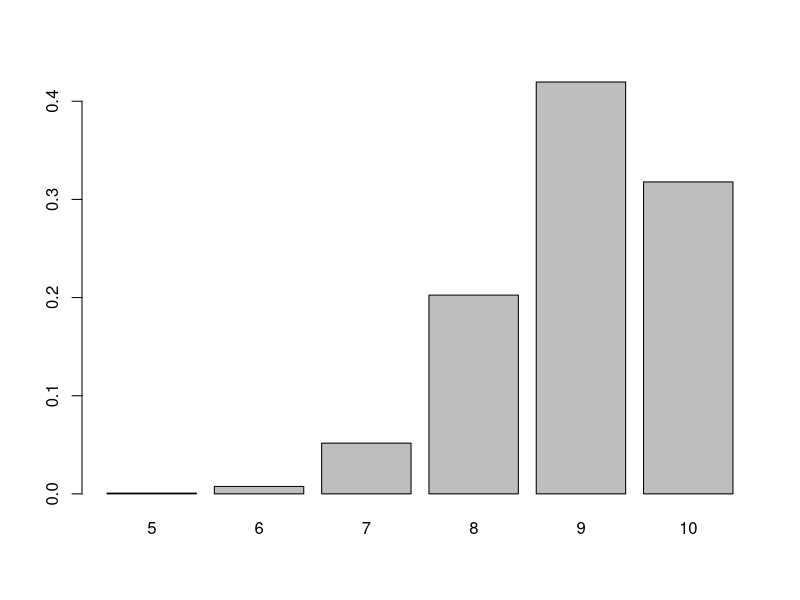
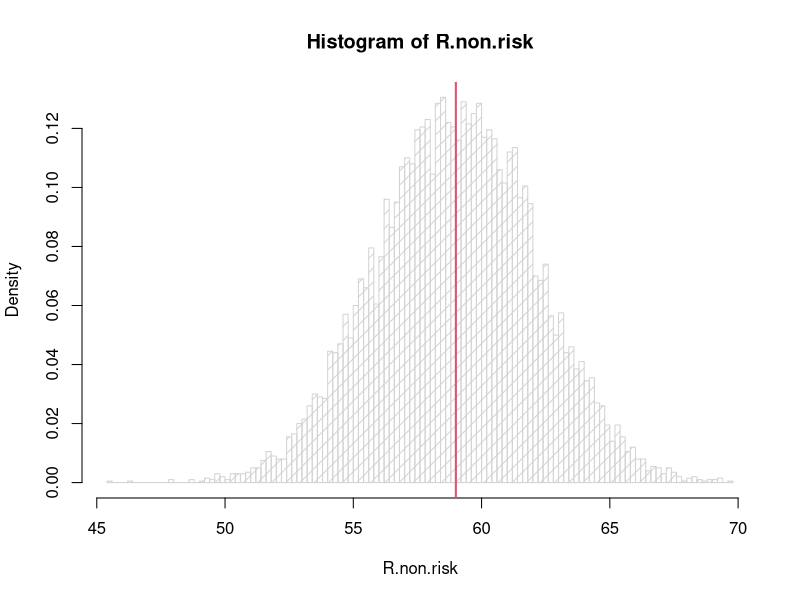
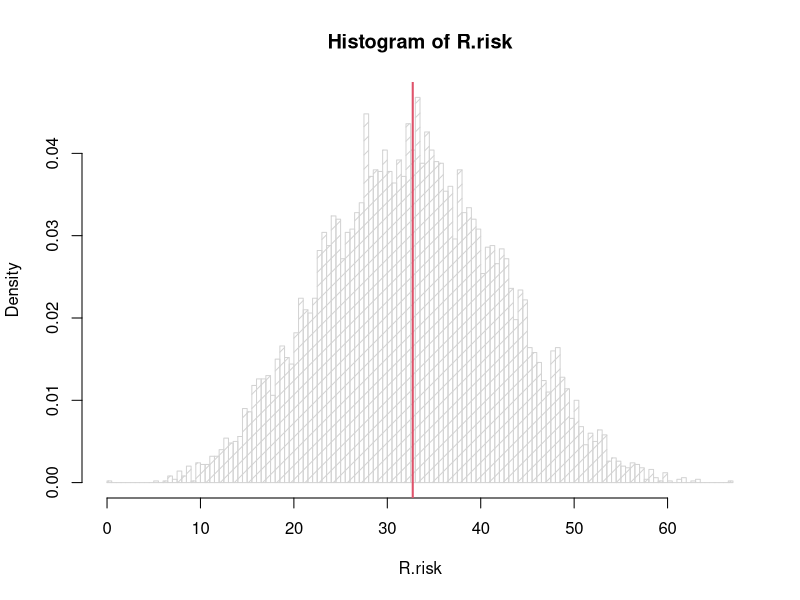
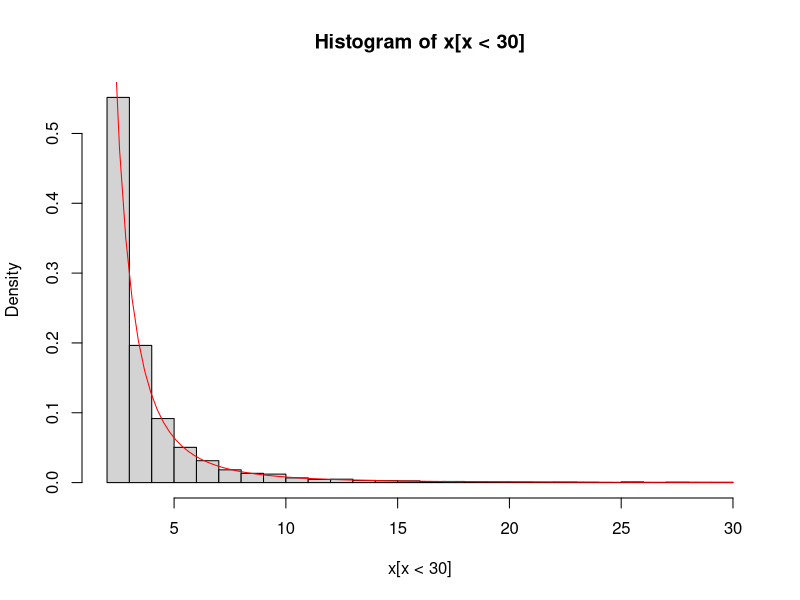
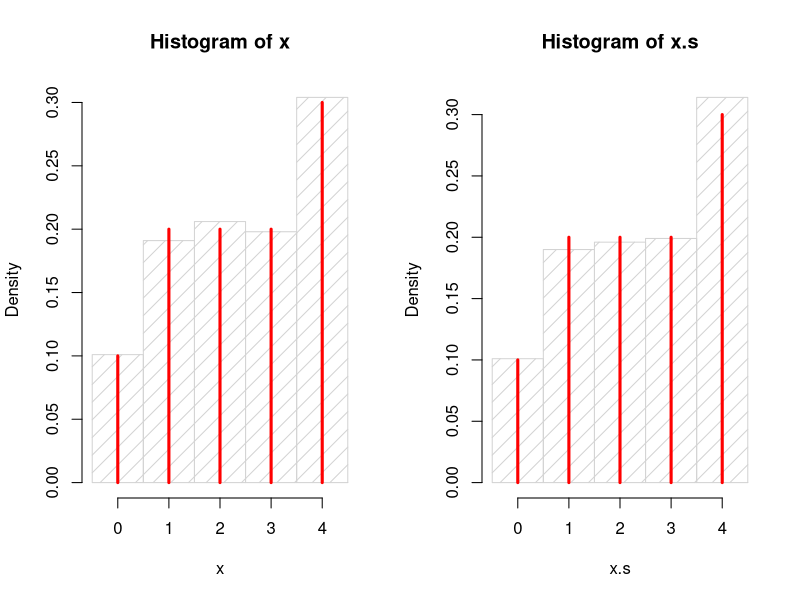
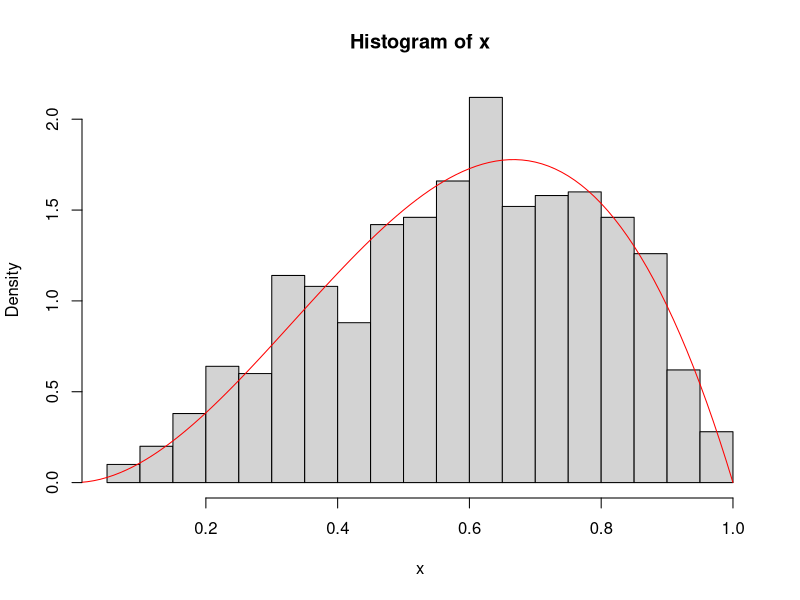

Reproduce these figures in R, in order.
# clear all variables
rm(list=ls())

################################################################
#### Problem set 3
################################################################

# (Solutions to the problems from the book are found at the end)



################################################################
### Problem 1

p <- c( .7, rep( 0.95, times=3), rep( 0.99, times=2), rep( 0.92, times=3), 0.7 )
Nsim <- 10000

# d/a)
I1 <- sample(0:1,size=Nsim,replace=TRUE,prob=c(1-p[1],p[1]))
I2 <- sample(0:1,size=Nsim,replace=TRUE,prob=c(1-p[2],p[2]))
sum(I1*I2)/Nsim # The fraction of cases when both have value 1

# d/b)
I1 <- sample(0:1,size=Nsim,replace=TRUE,prob=c(1-p[1],p[1]))
I2 <- sample(0:1,size=Nsim,replace=TRUE,prob=c(1-p[2],p[2]))
sum(pmax(I1,I2))/Nsim # The fraction of cases when at least one have value 1

# d/c)
I1 <- sample(0:1,size=Nsim,replace=TRUE,prob=c(1-p[1],p[1]))
I2 <- sample(0:1,size=Nsim,replace=TRUE,prob=c(1-p[2],p[2]))
I3 <- sample(0:1,size=Nsim,replace=TRUE,prob=c(1-p[3],p[3]))
I4 <- sample(0:1,size=Nsim,replace=TRUE,prob=c(1-p[4],p[4]))
sum(I1*I2*pmax(I3,I4))/Nsim

# d)
Imatrix <- matrix(nrow=Nsim,ncol=10)
for(i in 1:10)
  Imatrix[,i] <- sample(0:1,size=Nsim,replace=TRUE,prob=c(1-p[i],p[i]))
Nfunctioning <- rowSums(Imatrix) # Calculate number of working for each row
sum(Nfunctioning>=7)/Nsim # Probability for at least 7 working

barplot(table(Nfunctioning)/Nsim)


# Alternative code:

# Matrix of Nsim x 10 U[0,1]-values:
u.matrix <- matrix(runif(Nsim*10), ncol=10 )
functioning.matrix <- (u.matrix < matrix( rep(p,times=Nsim), byrow=T, ncol=10))
Nfunctioning2 <- rowSums(functioning.matrix)
sum(Nfunctioning2 >= 7)/Nsim




################################################################
### Problem 2

##  Function to simulate values from a general triangle distribution
## using the acceptance-rejection method:
rtriang <- function(Nsim, a, b, c){
  if(!(a<c & c<b))
     stop("Error, check a, b and c.")
  k <- 0 # counter for accepted
  x <- numeric(Nsim) # vector for accepted
  while(k<Nsim){
    u <- runif(1)
    y <- runif(1,min=a,max=b) # proposal distribution
    if(y<c){  #different pdf before and after c
      if(u<((y-a)/(c-a))){ # Then we accept
        k <- k+1
        x[k] <- y
      }
    }
    else{
      if(u<((b-y)/(b-c))){ # Then we accept
        k <- k+1
        x[k] <- y
      }
    }
  }
  return(x)
}


# a)
n <- 10000
x.tri <- rtriang(Nsim=n,a=2,b=10,c=6)
print("problem 3a")
print("conditionally on find, P(X>=8) is approximately")
print(sum(as.integer(x.tri>8.0))/n)
# now turn to unconditional probabilities
finds<- sample(x=c(0,1),size=n,prob=c(0.6,0.4),replace=T) # zero for no find, one for find
uncond.res <- finds*x.tri
print("unconditional P(X>=8) is approximately")
print(sum(as.integer(uncond.res>8.0))/n)


# b)
n <- 10000
x.1 <- rtriang( n, a=2, b=6, c=4 )
x.2 <- rtriang( n, a=3, b=11, c=7 )
x.3 <- rtriang( n, a=2, b=6, c=4 )
x.4 <- rtriang( n, a=1, b=9, c=5 )
x.5 <- rtriang( n, a=8, b=10, c=9 )
x.6 <- rtriang( n, a=5, b=9, c=7 )
x.7 <- rtriang( n, a=2, b=6, c=4 )
x.8 <- rtriang( n, a=3, b=5, c=4 )
x.9 <- rtriang( n, a=8, b=12, c=10 )
x.10 <- rtriang( n, a=3, b=7, c=5 )

# Resources assuming finding at all ten sites.
R.non.risk <- x.1+x.2+x.3+x.4+x.5+x.6+x.7+x.8+x.9+x.10
hist( R.non.risk, prob=TRUE, density=10, nclass = sqrt(n) )

# Estimated expectation, non risk-weigthed:
mean( R.non.risk )
abline( v=mean( R.non.risk ), col=2, lwd=2 )


# Resources, risk-weighted:
p <- c(0.8,0.3,0.6,0.6,0.5,0.9,0.5,0.8,0.4,0.4)
X.non.risk.matrix <- cbind(x.1,x.2,x.3,x.4,x.5,x.6,x.7,x.8,x.9,x.10)
X.risk.matrix <- X.non.risk.matrix
for(i in  1:10)
  X.risk.matrix[,i] <- X.risk.matrix[,i]*sample(x=c(0,1),size=n,prob=c(1-p[i],p[i]),replace=T)
R.risk <- rowSums(X.risk.matrix) # dim(y.non.risk.matrix);
hist( R.risk, prob=TRUE, density=10, nclass = sqrt(n) )

# Estimated expectation, non risk-weigthed:
mean( R.risk )
abline( v=mean( R.risk ), col=2, lwd=2 )


# c)
# Analytically:
# Non risk-weigthed mean:
a <- c(2,3,2,1,8,5,2,3,8,3)
b <- c(6,11,6,9,10,9,6,5,12,7)
c <- c(4,7,4,5,9,7,4,4,10,5)
sum( (a+b+c)/3 )

# Risk-weigthed mean:
sum( ((a+b+c)/3)*p)



# d)
# Standard deviation
sd(R.non.risk)
sd(R.risk)
# Standard deviation for the mean (standard error)
sd(R.non.risk)/sqrt(n)
sd(R.risk)/sqrt(n)

# Required number of simulations
4*sd(R.non.risk)^2/0.2^2
4*sd(R.risk)^2/0.2^2






################################################################
### Problem 3

# b)
library(mvtnorm)
# Specify expectation and covariance matrix
mu <- c(1,1)  # Expectation
sigma <- matrix(c(1,1.21,1.21,3),nrow=2) # Covariance matrix
sigma  # To check that the matrix is correct

Nsim <- 100000
Xdata <- rmvnorm(Nsim, mean = mu, sigma = sigma)

# Probability that the sum is more than 3
sum(Xdata[,1]+Xdata[,2]>3)/Nsim

# c)
# When there is no correlation the covariance matrix changes to
sigma <- matrix(c(1,0,0,3),nrow=2) # Covariance matrix
sigma  # To check that the matrix is correct

Nsim <- 100000
Xdata <- rmvnorm(Nsim, mean = mu, sigma = sigma)

# Probability that the sum is more than 3
sum(Xdata[,1]+Xdata[,2]>3)/Nsim







################################################################
#Solutions to the problems from the book
################################################################




################################################################
### Problem 3.3 from Rizzo

n<-10000
u <- runif(n)

x<- 2/(sqrt(1-u))
# Note: this distribution has a heavy right hand tail, therefore we truncate at x=30
hist(x[x<30],prob = TRUE,nclass=30)
curve(8.0/x^3,from=2,to=30,add=TRUE, col='red')


################################################################
### Problem 3.5 from Rizzo
probs <- c(0.1,0.2,0.2,0.2,0.3)
cprobs <- cumsum(probs)
n<- 1000
u <- runif(n)
x <- rep(0,n) # vector of integer zeros
for(i in 1:4)
    x <- x+as.integer(u>cprobs[i]) # if u>cprobs, add one to x

h <- table(x)
print("Observed frequencies")
print(h/n)
print("Theoretical frequencies")
print(probs)

# Now use sample function
x.s <- sample(x=c(0,1,2,3,4),size=n,replace=TRUE,prob=probs)
h.s <- table(x.s)
print("Observed frequencies using sample()")
print(h.s/n)

# Histograms with true probabilities added in red lines
par(mfrow=c(1,2))
hist(x,breaks=c(-0.5,0.5,1.5,2.5,3.5,4.5),density=8,prob=TRUE)
for(i in 0:4)
  lines(c(i,i),c(0,probs[i+1]),lwd=3,col="red")
hist(x.s,breaks=c(-0.5,0.5,1.5,2.5,3.5,4.5),density=8,prob=TRUE)
for(i in 0:4)
  lines(c(i,i),c(0,probs[i+1]),lwd=3,col="red")
par(mfrow=c(1,1))





################################################################
### Problem 3.7 from Rizzo

rbeta.ar <- function(n,a,b){
  # accept-reject-method using uniform proposal, ASSUMING a,b>1
  xmode <- (a-1)/(a+b-2) # see solution
  pdf.max <- (1/beta(a,b))*xmode^(a-1)*(1-xmode)^(b-1)  # maximum value of the beta-PDF
  # Since g is U(0,1), i.e. g=1, we get that f/g<= c = pdf.max
  c <- pdf.max
  x <- numeric(n)
  k <- 0 # Counter for accepted
  while(k<n){
    y <- runif(1) # draw from g
    u <- runif(1) # draw from uniform(0,1)
    alpha <- (1/beta(a,b))*y^(a-1)*(1-y)^(b-1)/c # = f/(c*g)
    if(u<alpha){
      k <- k+1
      x[k] <- y;
    }
  }
  return(x)
}

# Now try the function
a<-3.0
b<-2.0
x <- rbeta.ar(n=1000,a=a,b=b)
hist(x,probability=TRUE,breaks=20)
curve((1/beta(a,b))*x^(a-1)*(1-x)^(b-1),from=0,to=1,add=TRUE, col='red')








################################################################
### Problem 3.17 from Rizzo

# Comparing speed of the two ways of generating data
a <- 2
b <- 2
# A first speed comparison
Nsim <- 200000
set.seed(12345)
system.time(rbeta.ar(n=Nsim,a=a,b=b))
set.seed(12345)
system.time(rbeta(n=Nsim,shape1=a,shape2=b))

# Testing the for loops suggested in the problem text.
set.seed(12345)
system.time(for(i in 1:1000)
  rbeta.ar(5000,a=a,b=b))
set.seed(12345)
system.time(for(i in 1:1000)
  rbeta(n=5000,shape1=a,shape2=b))
